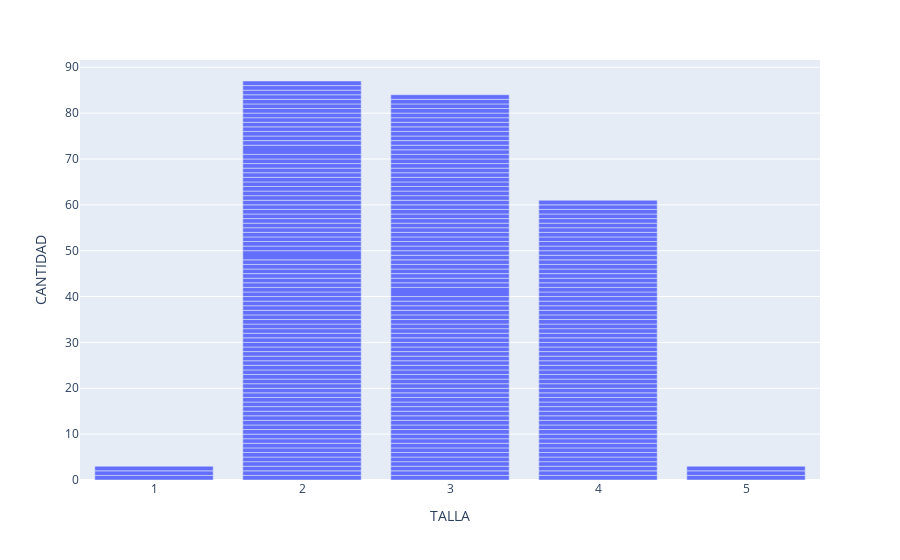

Notebook cell for this chart:
### Code cell
fig= plt.figure()
colors_2014 = ['azure', 'greys', 'ice']
fig = px.bar(df, x = "TALLA", 
                 y = "CANTIDAD") 
                 

fig.update_layout(barmode='group')
 # Step 2: Update the layout of the plot

# hide and lock down axes
#fig.update_yaxes(visible=False, fixedrange=True)

fig.update_layout()

fig.show()
#fig.savefig('Sales_B2C.png',bbox_inches="tight")

### Figure 1 — Plotly figure (JSON) as saved in the notebook; plotly's stock layout.template omitted (floating-point values rounded to 4 significant figures; data arrays with more than 128 entries replaced by an {"elided": "..."} marker saying what was removed)
{"data": [{"alignmentgroup": "True", "hoverlabel": {"namelength": 0}, "hovertemplate": "TALLA=%{x}<br>CANTIDAD=%{y}", "legendgroup": "", "marker": {"color": "#636efa"}, "name": "", "offsetgroup": "", "orientation": "v", "showlegend": false, "textposition": "auto", "type": "bar", "x": {"elided": "235 int values"}, "xaxis": "x", "y": {"elided": "235 int values"}, "yaxis": "y"}], "layout": {"barmode": "group", "legend": {"tracegroupgap": 0}, "margin": {"t": 60}, "xaxis": {"anchor": "y", "domain": [0, 1], "title": {"text": "TALLA"}}, "yaxis": {"anchor": "x", "domain": [0, 1], "title": {"text": "CANTIDAD"}}}}
